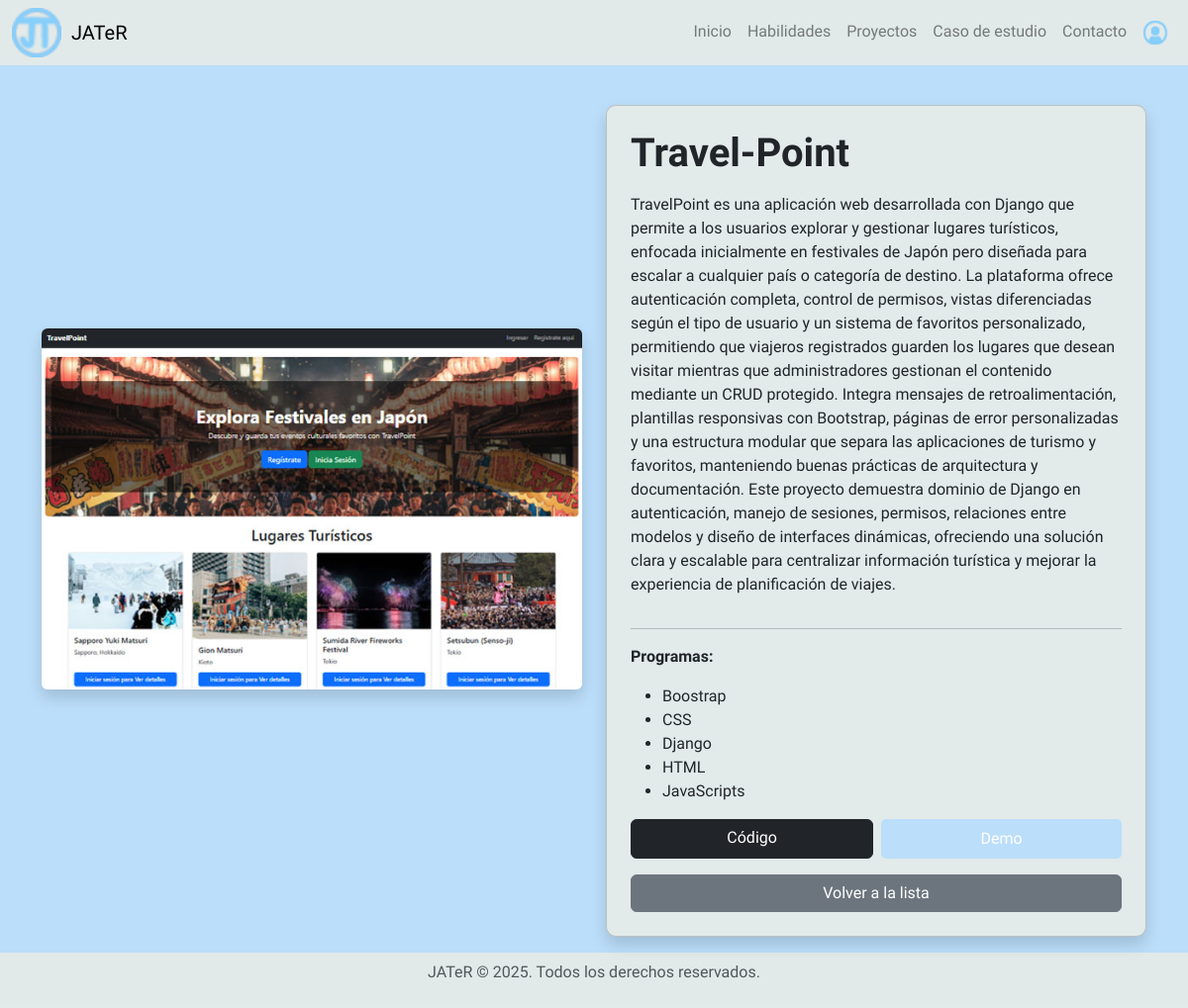
The app's page /proyecto/7/detalle/, older data.
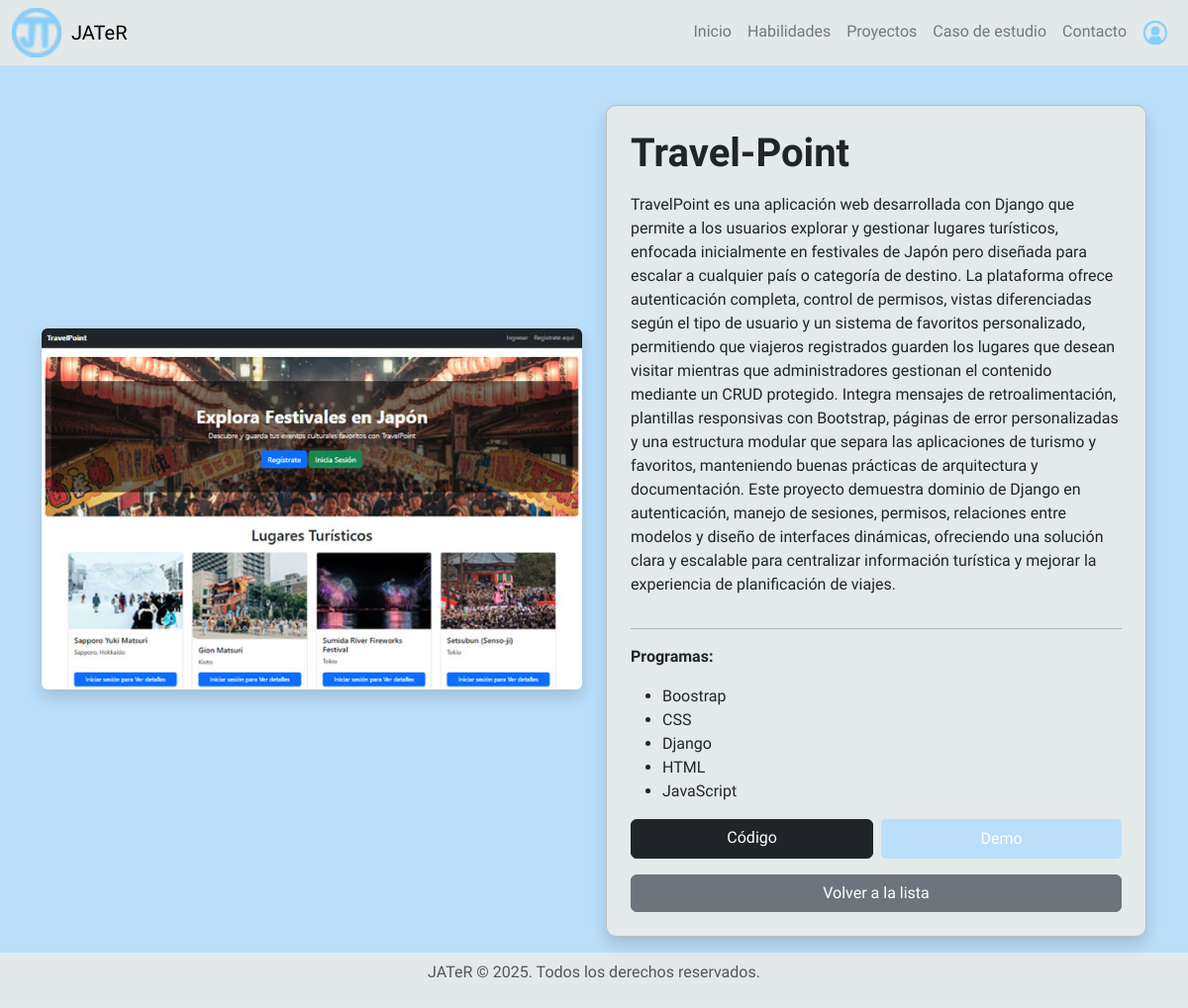
The same page, newer data.
### proyectos/models.py (models this page shows, shortened)
class Habilidad(models.Model):
    TIPO_HABILIDAD = [
        ('tecnica', 'Técnica'),
        ('blanda', 'Interpersonal'),
    ]
    nombre = models.CharField(max_length=100)
    experiencia = models.IntegerField(help_text="Años de experiencia")
    tipo = models.CharField(max_length=10, choices=TIPO_HABILIDAD, default='tecnica')
    class Meta:
        ordering = ['nombre']

### proyectos/views.py (the view)
# urls.py: path('proyecto/<int:pk>/detalle/', views.detalle_proyecto, name='detalle_proyecto'),
def detalle_proyecto(request, pk):
    proyecto = get_object_or_404(Proyecto, pk=pk)
    return render(request, "proyectos/detalle_proyecto.html", {"proyecto": proyecto})

### proyectos/templates/proyectos/detalle_proyecto.html (shortened to what this page needs)
{% extends 'base.html' %}
{% block content %}
<div class="container mt-4">
    <div class="row align-items-center">
        <div class="col-12 col-md-6 mb-4 d-flex justify-content-center">
            {% if proyecto.imagen %}
                <img src="{{ proyecto.imagen.url }}" class="img-fluid rounded shadow" alt="{{ proyecto.titulo }}">
            {% else %}
                <div class="p-5 bg-light rounded text-center shadow">Sin imagen disponible</div>
            {% endif %}
        </div>
        <div class="col-12 col-md-6">
            <div class="card p-4 shadow d-flex flex-column h-100">
                <h1 class="fw-bold mb-3">{{ proyecto.titulo }}</h1>
                <p>{{ proyecto.descripcion }}</p>
                {% if proyecto.habilidades.exists %}
                    <hr>
                    <p><strong>Programas:</strong></p>
                    <ul>
                        {% for hab in proyecto.habilidades.all %}
                            <li>{{ hab.nombre }}{% if hab.experiencia %} - {{ hab.experiencia }} años{% endif %}</li>
                        {% endfor %}
                    </ul>
                {% endif %}
                <div class="d-flex gap-2 mb-3">
                    {% if proyecto.repo_url %}
                        <a href="{{ proyecto.repo_url }}" target="_blank" class="btn btn-dark flex-fill">Código</a>
                    {% endif %}
                    {% if proyecto.demo_url %}
                        <a href="{{ proyecto.demo_url }}" target="_blank" class="btn-demo flex-fill">Demo</a>
                    {% endif %}
                </div>
                <a href="{% url 'lista_proyecto' %}" class="btn btn-secondary w-100 mt-auto">Volver a la lista</a>
            </div>
        </div>
    </div>
</div>
{% endblock %}

Row changes from the older to the newer data that the page shows:
changed Habilidad: nombre "JavaScripts" → "JavaScript"
